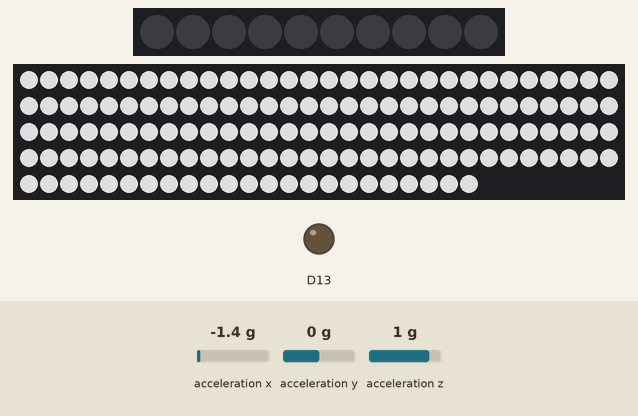
Recording of a sketch running on a simulated Adafruit Circuit Playground Express. Parts: 10 RGB LEDs in strip order, left to right, 143 RGB LEDs in strip order, left to right, continuing on the next row, output pins drawn as LEDs (lit = HIGH). Inputs (shaded band) come from the test bench; at power-on: acceleration x 0 g, acceleration y 0 g, acceleration z 1 g. Dim RGB values are drawn brighter than linear; what the sketch prints to the serial monitor is not drawn.

1.3 s: acceleration x set to -1.4 g
Above: at 4.2 s.
Timing chart, 0 to 5.7 s (numbered marks = the images above; inputs shaded):
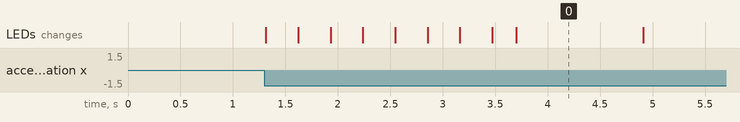

The sketch:

cpx.ino
```cpp
#include <Adafruit_CircuitPlayground.h>


#include <FastLED.h>
#define LED_PIN1    A6
#define NUM_LEDS1   143
CRGB leds1[NUM_LEDS1];
uint8_t max_bright=155;
float X, Y, Z;


// mess with this number to adjust TWINklitude :)
// lower number = more sensitive
#define MOVE_THRESHOLD 10
static bool flag = true;


void setup() {

  Serial.begin(9600);
  CircuitPlayground.begin();
  FastLED.addLeds<WS2812, LED_PIN1, GRB>(leds1, NUM_LEDS1);
  FastLED.setBrightness(max_bright);
}

void loop() {

  //CircuitPlayground.clearPixels();
  X = CircuitPlayground.motionX();
  Y = CircuitPlayground.motionY();
  Z = CircuitPlayground.motionZ();

   // Get the magnitude (length) of the 3 axis vector
  // http://en.wikipedia.org/wiki/Euclidean_vector#Length
  double storedVector = X*X;
  storedVector += Y*Y;
  storedVector += Z*Z;
  storedVector = sqrt(storedVector);
  Serial.print("Len: "); Serial.println(storedVector);

  // wait a bit
  delay(100);

  // get new data!
  X = CircuitPlayground.motionX();
  Y = CircuitPlayground.motionY();
  Z = CircuitPlayground.motionZ();
  double newVector = X*X;
  newVector += Y*Y;
  newVector += Z*Z;
  newVector = sqrt(newVector);
  Serial.print("New Len: "); Serial.println(newVector);

  // are we moving
  if (abs(10*newVector - 10*storedVector) > MOVE_THRESHOLD && flag==true) {
    Serial.println("Twinkle!");
    for(int x=0;x<=255;x++)
      {
          for(int i=0;i<143;i++)
          {
             leds1[i] = CRGB (x,x,x);
          }
         FastLED.show();
         delay(5);
     }
     flag = false;
  }
  else if(flag == false){
    Serial.println("off!");
     for(int x=255;x>=0;x--)
      {
          for(int i=0;i<143;i++)
          {
              leds1[i] = CRGB (x,x,x);
          }
          FastLED.show();

      }
      flag = true;
  }

}
```
